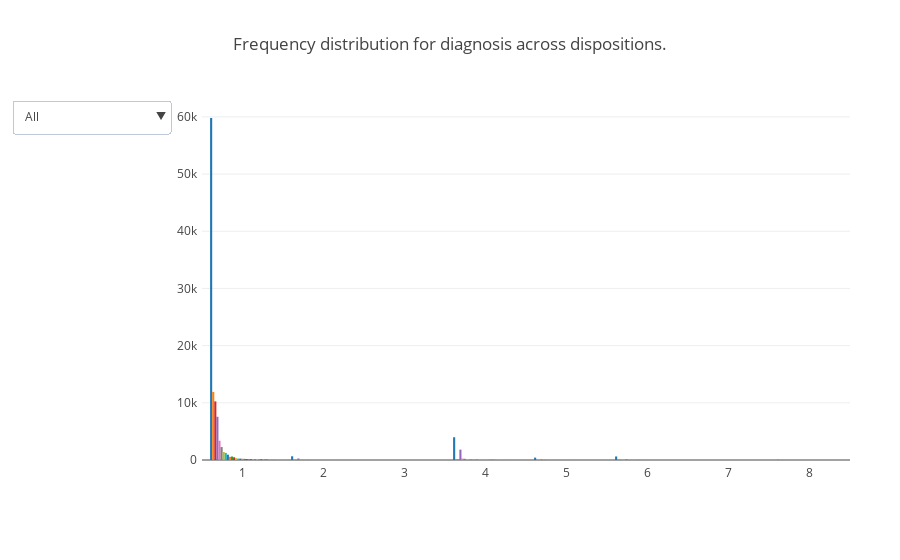

Here is the notebook cell this chart was saved with:
### Code cell
# Plot the dashboard
py.offline.iplot(fig, filename='update_dropdown')

### Figure 1 — Plotly figure (JSON) as saved in the notebook; plotly's stock layout.template omitted (floating-point values rounded to 4 significant figures)
{"data": [{"type": "bar", "x": [1, 2, 4, 5, 6, 8], "y": [59807, 651, 3979, 415, 619, 28]}, {"type": "bar", "x": [1, 2, 4, 5, 6], "y": [11910, 41, 185, 48, 123]}, {"type": "bar", "x": [], "y": []}, {"type": "bar", "x": [1, 2, 4, 5, 6], "y": [10248, 11, 43, 3, 21]}, {"type": "bar", "x": [1, 2, 4, 5, 6, 8], "y": [7561, 267, 1811, 88, 6, 2]}, {"type": "bar", "x": [], "y": []}, {"type": "bar", "x": [1, 2, 4, 5, 6, 8], "y": [3372, 39, 245, 31, 107, 13]}, {"type": "bar", "x": [1, 2, 4, 5, 6], "y": [2265, 15, 220, 32, 123]}, {"type": "bar", "x": [1, 2, 4, 5, 6], "y": [1399, 4, 70, 15, 7]}, {"type": "bar", "x": [1, 2, 4, 5, 6], "y": [1241, 8, 10, 1, 10]}, {"type": "bar", "x": [1, 2, 4, 5, 6], "y": [928, 8, 43, 6, 3]}, {"type": "bar", "x": [1, 2, 4, 5, 6, 8], "y": [554, 18, 88, 39, 24, 1]}, {"type": "bar", "x": [1, 4, 5, 6], "y": [612, 15, 2, 7]}, {"type": "bar", "x": [1, 2, 4, 5, 6], "y": [472, 1, 42, 7, 12]}, {"type": "bar", "x": [], "y": []}, {"type": "bar", "x": [], "y": []}, {"type": "bar", "x": [], "y": []}, {"type": "bar", "x": [], "y": []}, {"type": "bar", "x": [1, 2, 4, 5, 6], "y": [318, 4, 12, 1, 2]}, {"type": "bar", "x": [1, 2, 4, 5, 6], "y": [248, 3, 8, 2, 10]}, {"type": "bar", "x": [1, 2, 4, 5, 6], "y": [242, 2, 2, 1, 4]}, {"type": "bar", "x": [1, 2, 4, 6], "y": [217, 1, 1, 4]}, {"type": "bar", "x": [1, 4, 5, 6], "y": [195, 3, 1, 2]}, {"type": "bar", "x": [1, 2, 4], "y": [179, 2, 17]}, {"type": "bar", "x": [1, 4, 5], "y": [129, 59, 7]}, {"type": "bar", "x": [1, 2, 4, 6], "y": [159, 3, 28, 1]}, {"type": "bar", "x": [1, 2, 4, 5, 6, 8], "y": [147, 3, 13, 3, 3, 1]}, {"type": "bar", "x": [1, 2, 4, 6], "y": [153, 1, 5, 1]}, {"type": "bar", "x": [1, 2, 4, 5, 6], "y": [103, 1, 40, 9, 1]}, {"type": "bar", "x": [1, 4, 5, 6], "y": [142, 3, 1, 5]}, {"type": "bar", "x": [1, 2], "y": [146, 3]}, {"type": "bar", "x": [1, 2, 4, 5, 6], "y": [88, 12, 20, 3, 2]}, {"type": "bar", "x": [1, 4, 6], "y": [108, 1, 3]}, {"type": "bar", "x": [], "y": []}, {"type": "bar", "x": [], "y": []}, {"type": "bar", "x": [1, 2, 4, 5], "y": [58, 4, 1, 1]}, {"type": "bar", "x": [], "y": []}, {"type": "bar", "x": [], "y": []}, {"type": "bar", "x": [1, 4], "y": [29, 3]}, {"type": "bar", "x": [1], "y": [25]}, {"type": "bar", "x": [1, 4], "y": [17, 2]}], "layout": {"margin": {"b": 100, "l": 50, "pad": 4, "r": 50, "t": 100}, "showlegend": false, "title": "Frequency distribution for diagnosis across dispositions.", "updatemenus": [{"active": 0, "buttons": [{"args": [{"visible": [true, false, false, false, false, false, false, false, false, false, false, false, false, false, false, false, false, false, false, false, false, false, false, false, false, false, false, false, false, false, false, false, false, false, false, false, false, false, false, false, false]}, {"title": "Distribution of all diagnosis across dispositions"}], "label": "All", "method": "update"}, {"args": [{"visible": [false, true, false, false, false, false, false, false, false, false, false, false, false, false, false, false, false, false, false, false, false, false, false, false, false, false, false, false, false, false, false, false, false, false, false, false, false, false, false, false, false]}, {"title": "Distribution of Laceration across dispositions"}], "label": "Laceration", "method": "update"}, {"args": [{"visible": [false, false, true, false, false, false, false, false, false, false, false, false, false, false, false, false, false, false, false, false, false, false, false, false, false, false, false, false, false, false, false, false, false, false, false, false, false, false, false, false, false]}, {"title": "Distribution of Contusions, Abrasion across dispositions"}], "label": "Contusions, Abrasion", "method": "update"}, {"args": [{"visible": [false, false, false, true, false, false, false, false, false, false, false, false, false, false, false, false, false, false, false, false, false, false, false, false, false, false, false, false, false, false, false, false, false, false, false, false, false, false, false, false, false]}, {"title": "Distribution of Strain or Sprain across dispositions"}], "label": "Strain or Sprain", "method": "update"}, {"args": [{"visible": [false, false, false, false, true, false, false, false, false, false, false, false, false, false, false, false, false, false, false, false, false, false, false, false, false, false, false, false, false, false, false, false, false, false, false, false, false, false, false, false, false]}, {"title": "Distribution of Fracture across dispositions"}], "label": "Fracture", "method": "update"}, {"args": [{"visible": [false, false, false, false, false, true, false, false, false, false, false, false, false, false, false, false, false, false, false, false, false, false, false, false, false, false, false, false, false, false, false, false, false, false, false, false, false, false, false, false, false]}, {"title": "Distribution of Internal organ injur across dispositions"}], "label": "Internal organ injur", "method": "update"}, {"args": [{"visible": [false, false, false, false, false, false, true, false, false, false, false, false, false, false, false, false, false, false, false, false, false, false, false, false, false, false, false, false, false, false, false, false, false, false, false, false, false, false, false, false, false]}, {"title": "Distribution of Other/Not Stated across dispositions"}], "label": "Other/Not Stated", "method": "update"}, {"args": [{"visible": [false, false, false, false, false, false, false, true, false, false, false, false, false, false, false, false, false, false, false, false, false, false, false, false, false, false, false, false, false, false, false, false, false, false, false, false, false, false, false, false, false]}, {"title": "Distribution of PAIN across dispositions"}], "label": "PAIN", "method": "update"}, {"args": [{"visible": [false, false, false, false, false, false, false, false, true, false, false, false, false, false, false, false, false, false, false, false, false, false, false, false, false, false, false, false, false, false, false, false, false, false, false, false, false, false, false, false, false]}, {"title": "Distribution of Concussions across dispositions"}], "label": "Concussions", "method": "update"}, {"args": [{"visible": [false, false, false, false, false, false, false, false, false, true, false, false, false, false, false, false, false, false, false, false, false, false, false, false, false, false, false, false, false, false, false, false, false, false, false, false, false, false, false, false, false]}, {"title": "Distribution of Foreign body across dispositions"}], "label": "Foreign body", "method": "update"}, {"args": [{"visible": [false, false, false, false, false, false, false, false, false, false, true, false, false, false, false, false, false, false, false, false, false, false, false, false, false, false, false, false, false, false, false, false, false, false, false, false, false, false, false, false, false]}, {"title": "Distribution of Dislocation across dispositions"}], "label": "Dislocation", "method": "update"}, {"args": [{"visible": [false, false, false, false, false, false, false, false, false, false, false, true, false, false, false, false, false, false, false, false, false, false, false, false, false, false, false, false, false, false, false, false, false, false, false, false, false, false, false, false, false]}, {"title": "Distribution of Poisoning across dispositions"}], "label": "Poisoning", "method": "update"}, {"args": [{"visible": [false, false, false, false, false, false, false, false, false, false, false, false, true, false, false, false, false, false, false, false, false, false, false, false, false, false, false, false, false, false, false, false, false, false, false, false, false, false, false, false, false]}, {"title": "Distribution of Puncture across dispositions"}], "label": "Puncture", "method": "update"}, {"args": [{"visible": [false, false, false, false, false, false, false, false, false, false, false, false, false, true, false, false, false, false, false, false, false, false, false, false, false, false, false, false, false, false, false, false, false, false, false, false, false, false, false, false, false]}, {"title": "Distribution of Hematoma across dispositions"}], "label": "Hematoma", "method": "update"}, {"args": [{"visible": [false, false, false, false, false, false, false, false, false, false, false, false, false, false, true, false, false, false, false, false, false, false, false, false, false, false, false, false, false, false, false, false, false, false, false, false, false, false, false, false, false]}, {"title": "Distribution of Burns, thermal (from across dispositions"}], "label": "Burns, thermal (from", "method": "update"}, {"args": [{"visible": [false, false, false, false, false, false, false, false, false, false, false, false, false, false, false, true, false, false, false, false, false, false, false, false, false, false, false, false, false, false, false, false, false, false, false, false, false, false, false, false, false]}, {"title": "Distribution of Ingested foreign obj across dispositions"}], "label": "Ingested foreign obj", "method": "update"}, {"args": [{"visible": [false, false, false, false, false, false, false, false, false, false, false, false, false, false, false, false, true, false, false, false, false, false, false, false, false, false, false, false, false, false, false, false, false, false, false, false, false, false, false, false, false]}, {"title": "Distribution of Dermatitis, Conjunct across dispositions"}], "label": "Dermatitis, Conjunct", "method": "update"}, {"args": [{"visible": [false, false, false, false, false, false, false, false, false, false, false, false, false, false, false, false, false, true, false, false, false, false, false, false, false, false, false, false, false, false, false, false, false, false, false, false, false, false, false, false, false]}, {"title": "Distribution of Burns, scald (from h across dispositions"}], "label": "Burns, scald (from h", "method": "update"}, {"args": [{"visible": [false, false, false, false, false, false, false, false, false, false, false, false, false, false, false, false, false, false, true, false, false, false, false, false, false, false, false, false, false, false, false, false, false, false, false, false, false, false, false, false, false]}, {"title": "Distribution of Avulsion across dispositions"}], "label": "Avulsion", "method": "update"}, {"args": [{"visible": [false, false, false, false, false, false, false, false, false, false, false, false, false, false, false, false, false, false, false, true, false, false, false, false, false, false, false, false, false, false, false, false, false, false, false, false, false, false, false, false, false]}, {"title": "Distribution of BACK PAIN across dispositions"}], "label": "BACK PAIN", "method": "update"}, {"args": [{"visible": [false, false, false, false, false, false, false, false, false, false, false, false, false, false, false, false, false, false, false, false, true, false, false, false, false, false, false, false, false, false, false, false, false, false, false, false, false, false, false, false, false]}, {"title": "Distribution of Dental injury across dispositions"}], "label": "Dental injury", "method": "update"}, {"args": [{"visible": [false, false, false, false, false, false, false, false, false, false, false, false, false, false, false, false, false, false, false, false, false, true, false, false, false, false, false, false, false, false, false, false, false, false, false, false, false, false, false, false, false]}, {"title": "Distribution of INJURY across dispositions"}], "label": "INJURY", "method": "update"}, {"args": [{"visible": [false, false, false, false, false, false, false, false, false, false, false, false, false, false, false, false, false, false, false, false, false, false, true, false, false, false, false, false, false, false, false, false, false, false, false, false, false, false, false, false, false]}, {"title": "Distribution of LOW BACK PAIN across dispositions"}], "label": "LOW BACK PAIN", "method": "update"}, {"args": [{"visible": [false, false, false, false, false, false, false, false, false, false, false, false, false, false, false, false, false, false, false, false, false, false, false, true, false, false, false, false, false, false, false, false, false, false, false, false, false, false, false, false, false]}, {"title": "Distribution of Nerve damage across dispositions"}], "label": "Nerve damage", "method": "update"}, {"args": [{"visible": [false, false, false, false, false, false, false, false, false, false, false, false, false, false, false, false, false, false, false, false, false, false, false, false, true, false, false, false, false, false, false, false, false, false, false, false, false, false, false, false, false]}, {"title": "Distribution of CHEST PAIN across dispositions"}], "label": "CHEST PAIN", "method": "update"}, {"args": [{"visible": [false, false, false, false, false, false, false, false, false, false, false, false, false, false, false, false, false, false, false, false, false, false, false, false, false, true, false, false, false, false, false, false, false, false, false, false, false, false, false, false, false]}, {"title": "Distribution of CELLULITIS across dispositions"}], "label": "CELLULITIS", "method": "update"}, {"args": [{"visible": [false, false, false, false, false, false, false, false, false, false, false, false, false, false, false, false, false, false, false, false, false, false, false, false, false, false, true, false, false, false, false, false, false, false, false, false, false, false, false, false, false]}, {"title": "Distribution of Anoxia across dispositions"}], "label": "Anoxia", "method": "update"}, {"args": [{"visible": [false, false, false, false, false, false, false, false, false, false, false, false, false, false, false, false, false, false, false, false, false, false, false, false, false, false, false, true, false, false, false, false, false, false, false, false, false, false, false, false, false]}, {"title": "Distribution of TRAUMA across dispositions"}], "label": "TRAUMA", "method": "update"}, {"args": [{"visible": [false, false, false, false, false, false, false, false, false, false, false, false, false, false, false, false, false, false, false, false, false, false, false, false, false, false, false, false, true, false, false, false, false, false, false, false, false, false, false, false, false]}, {"title": "Distribution of SYNCOPE across dispositions"}], "label": "SYNCOPE", "method": "update"}, {"args": [{"visible": [false, false, false, false, false, false, false, false, false, false, false, false, false, false, false, false, false, false, false, false, false, false, false, false, false, false, false, false, false, true, false, false, false, false, false, false, false, false, false, false, false]}, {"title": "Distribution of KNEE PAIN across dispositions"}], "label": "KNEE PAIN", "method": "update"}, {"args": [{"visible": [false, false, false, false, false, false, false, false, false, false, false, false, false, false, false, false, false, false, false, false, false, false, false, false, false, false, false, false, false, false, true, false, false, false, false, false, false, false, false, false, false]}, {"title": "Distribution of Crushing across dispositions"}], "label": "Crushing", "method": "update"}, {"args": [{"visible": [false, false, false, false, false, false, false, false, false, false, false, false, false, false, false, false, false, false, false, false, false, false, false, false, false, false, false, false, false, false, false, true, false, false, false, false, false, false, false, false, false]}, {"title": "Distribution of Amputation across dispositions"}], "label": "Amputation", "method": "update"}, {"args": [{"visible": [false, false, false, false, false, false, false, false, false, false, false, false, false, false, false, false, false, false, false, false, false, false, false, false, false, false, false, false, false, false, false, false, true, false, false, false, false, false, false, false, false]}, {"title": "Distribution of SHOULDER PAIN across dispositions"}], "label": "SHOULDER PAIN", "method": "update"}, {"args": [{"visible": [false, false, false, false, false, false, false, false, false, false, false, false, false, false, false, false, false, false, false, false, false, false, false, false, false, false, false, false, false, false, false, false, false, true, false, false, false, false, false, false, false]}, {"title": "Distribution of Burns, chemical (cau across dispositions"}], "label": "Burns, chemical (cau", "method": "update"}, {"args": [{"visible": [false, false, false, false, false, false, false, false, false, false, false, false, false, false, false, false, false, false, false, false, false, false, false, false, false, false, false, false, false, false, false, false, false, false, true, false, false, false, false, false, false]}, {"title": "Distribution of Aspirated foreign ob across dispositions"}], "label": "Aspirated foreign ob", "method": "update"}, {"args": [{"visible": [false, false, false, false, false, false, false, false, false, false, false, false, false, false, false, false, false, false, false, false, false, false, false, false, false, false, false, false, false, false, false, false, false, false, false, true, false, false, false, false, false]}, {"title": "Distribution of Hemorrhage across dispositions"}], "label": "Hemorrhage", "method": "update"}, {"args": [{"visible": [false, false, false, false, false, false, false, false, false, false, false, false, false, false, false, false, false, false, false, false, false, false, false, false, false, false, false, false, false, false, false, false, false, false, false, false, true, false, false, false, false]}, {"title": "Distribution of Submersion (includin across dispositions"}], "label": "Submersion (includin", "method": "update"}, {"args": [{"visible": [false, false, false, false, false, false, false, false, false, false, false, false, false, false, false, false, false, false, false, false, false, false, false, false, false, false, false, false, false, false, false, false, false, false, false, false, false, true, false, false, false]}, {"title": "Distribution of Burns, radiation (in across dispositions"}], "label": "Burns, radiation (in", "method": "update"}, {"args": [{"visible": [false, false, false, false, false, false, false, false, false, false, false, false, false, false, false, false, false, false, false, false, false, false, false, false, false, false, false, false, false, false, false, false, false, false, false, false, false, false, true, false, false]}, {"title": "Distribution of Electric shock across dispositions"}], "label": "Electric shock", "method": "update"}, {"args": [{"visible": [false, false, false, false, false, false, false, false, false, false, false, false, false, false, false, false, false, false, false, false, false, false, false, false, false, false, false, false, false, false, false, false, false, false, false, false, false, false, false, true, false]}, {"title": "Distribution of Burns, electrical across dispositions"}], "label": "Burns, electrical", "method": "update"}, {"args": [{"visible": [false, false, false, false, false, false, false, false, false, false, false, false, false, false, false, false, false, false, false, false, false, false, false, false, false, false, false, false, false, false, false, false, false, false, false, false, false, false, false, false, true]}, {"title": "Distribution of Burns, not specified across dispositions"}], "label": "Burns, not specified", "method": "update"}]}]}}
